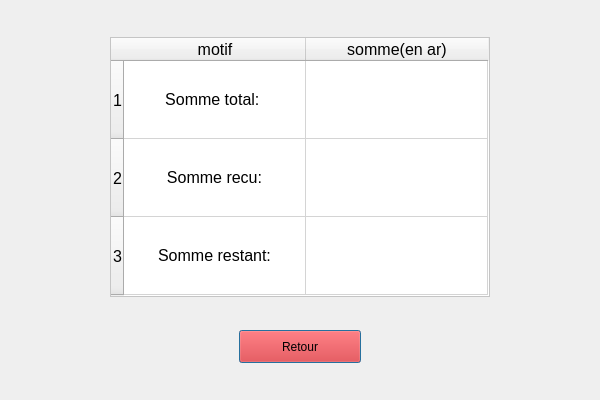
<?xml version="1.0" encoding="UTF-8"?>
<ui version="4.0">
 <class>finance</class>
 <widget class="QDialog" name="finance">
  <property name="geometry">
   <rect>
    <x>0</x>
    <y>0</y>
    <width>600</width>
    <height>400</height>
   </rect>
  </property>
  <property name="windowTitle">
   <string>Finance</string>
  </property>
  <layout class="QGridLayout" name="gridLayout">
   <item row="0" column="2">
    <spacer name="verticalSpacer_2">
     <property name="orientation">
      <enum>Qt::Vertical</enum>
     </property>
     <property name="sizeHint" stdset="0">
      <size>
       <width>20</width>
       <height>19</height>
      </size>
     </property>
    </spacer>
   </item>
   <item row="1" column="0">
    <spacer name="horizontalSpacer">
     <property name="orientation">
      <enum>Qt::Horizontal</enum>
     </property>
     <property name="sizeHint" stdset="0">
      <size>
       <width>92</width>
       <height>20</height>
      </size>
     </property>
    </spacer>
   </item>
   <item row="1" column="1" colspan="3">
    <widget class="QTableWidget" name="tableWidget">
     <property name="minimumSize">
      <size>
       <width>380</width>
       <height>260</height>
      </size>
     </property>
     <property name="maximumSize">
      <size>
       <width>380</width>
       <height>260</height>
      </size>
     </property>
     <property name="font">
      <font>
       <pointsize>12</pointsize>
      </font>
     </property>
     <property name="focusPolicy">
      <enum>Qt::NoFocus</enum>
     </property>
     <property name="contextMenuPolicy">
      <enum>Qt::DefaultContextMenu</enum>
     </property>
     <property name="styleSheet">
      <string notr="true">QTableWidget{
	background-color: #fff;
	color: #000;
}</string>
     </property>
     <property name="selectionMode">
      <enum>QAbstractItemView::NoSelection</enum>
     </property>
     <attribute name="horizontalHeaderDefaultSectionSize">
      <number>182</number>
     </attribute>
     <attribute name="verticalHeaderDefaultSectionSize">
      <number>78</number>
     </attribute>
     <row>
      <property name="text">
       <string>1</string>
      </property>
     </row>
     <row>
      <property name="text">
       <string>2</string>
      </property>
     </row>
     <row>
      <property name="text">
       <string>3</string>
      </property>
     </row>
     <column>
      <property name="text">
       <string>motif</string>
      </property>
      <property name="textAlignment">
       <set>AlignCenter</set>
      </property>
      <property name="background">
       <color>
        <red>50</red>
        <green>50</green>
        <blue>50</blue>
       </color>
      </property>
     </column>
     <column>
      <property name="text">
       <string>somme(en ar)</string>
      </property>
      <property name="textAlignment">
       <set>AlignCenter</set>
      </property>
      <property name="background">
       <color>
        <red>50</red>
        <green>50</green>
        <blue>50</blue>
       </color>
      </property>
     </column>
     <item row="0" column="0">
      <property name="text">
       <string>Somme total: </string>
      </property>
      <property name="textAlignment">
       <set>AlignCenter</set>
      </property>
     </item>
     <item row="1" column="0">
      <property name="text">
       <string>Somme recu:</string>
      </property>
      <property name="textAlignment">
       <set>AlignCenter</set>
      </property>
     </item>
     <item row="2" column="0">
      <property name="text">
       <string>Somme restant:</string>
      </property>
      <property name="textAlignment">
       <set>AlignCenter</set>
      </property>
     </item>
    </widget>
   </item>
   <item row="1" column="4">
    <spacer name="horizontalSpacer_2">
     <property name="orientation">
      <enum>Qt::Horizontal</enum>
     </property>
     <property name="sizeHint" stdset="0">
      <size>
       <width>92</width>
       <height>20</height>
      </size>
     </property>
    </spacer>
   </item>
   <item row="2" column="2">
    <spacer name="verticalSpacer">
     <property name="orientation">
      <enum>Qt::Vertical</enum>
     </property>
     <property name="sizeHint" stdset="0">
      <size>
       <width>20</width>
       <height>18</height>
      </size>
     </property>
    </spacer>
   </item>
   <item row="3" column="0" colspan="2">
    <spacer name="horizontalSpacer_3">
     <property name="orientation">
      <enum>Qt::Horizontal</enum>
     </property>
     <property name="sizeHint" stdset="0">
      <size>
       <width>221</width>
       <height>20</height>
      </size>
     </property>
    </spacer>
   </item>
   <item row="3" column="2">
    <widget class="QPushButton" name="retour">
     <property name="styleSheet">
      <string notr="true">QPushButton{
	height: 25px;
	font: 81 Italic 12pt &quot;Fira Sans Compressed ExtraBold&quot;;
	color: black;
	background-color: red;
}

QpushButton:pressed{
	background-color: rgb(182, 7, 7);
}</string>
     </property>
     <property name="text">
      <string>Retour</string>
     </property>
    </widget>
   </item>
   <item row="3" column="3" colspan="2">
    <spacer name="horizontalSpacer_4">
     <property name="orientation">
      <enum>Qt::Horizontal</enum>
     </property>
     <property name="sizeHint" stdset="0">
      <size>
       <width>221</width>
       <height>20</height>
      </size>
     </property>
    </spacer>
   </item>
   <item row="4" column="2">
    <spacer name="verticalSpacer_3">
     <property name="orientation">
      <enum>Qt::Vertical</enum>
     </property>
     <property name="sizeHint" stdset="0">
      <size>
       <width>20</width>
       <height>19</height>
      </size>
     </property>
    </spacer>
   </item>
  </layout>
 </widget>
 <resources/>
 <connections/>
</ui>
